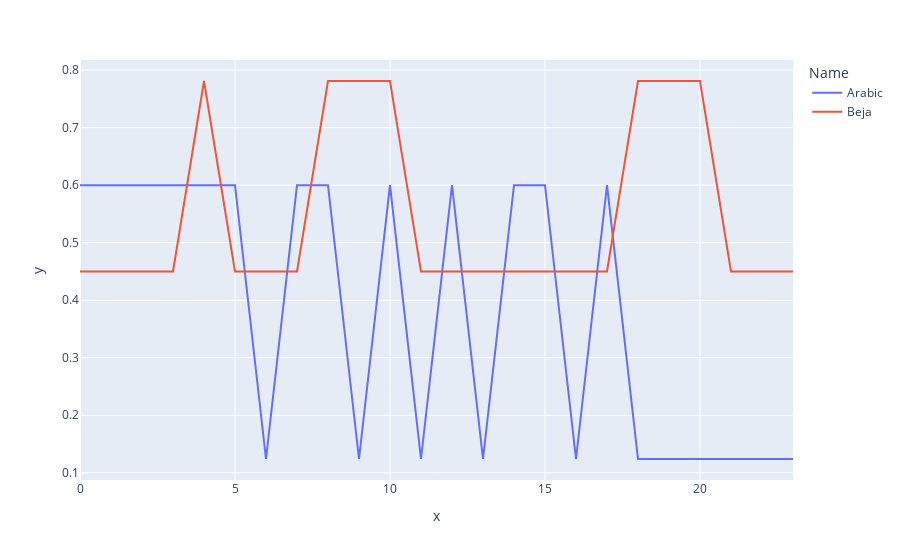

Notebook code cell kept with this figure:
### Code cell
def update_output(family, cat): 
    df_spec = pd.DataFrame(columns = ['Name', 'x', 'y', 'Category'])
    new_lst = structure[family]
    for el in new_lst:
        a = df1.loc[df1['Name'].isin([el])]
        a = a.loc[a['Category'].isin([cat])]
        df_temp = pd.DataFrame(columns = ['Name', 'x', 'y'])
        df_temp['Name'] = a['Name'].tolist()
        df_temp['x'] = a['x'].tolist()
        df_temp['y'] = a['y'].tolist()
        df_temp['Category'] = a['Category'].tolist()
        frames = [df_spec, df_temp]
        df_spec = pd.concat(frames)
    print(df_spec.head())
    print(df_spec['Name'].unique().tolist())
    if len(df_spec['Name'].unique().tolist()) > 2:

        curves = {}

        for index, raw in df_spec.iterrows():
            if raw['Category'] not in curves.keys():
                curves[raw['Category']] = {}
            if raw['Name'] not in curves[raw['Category']].keys():
                curves[raw['Category']][raw['Name']] = []
            point = (raw['x'], raw['y'])
            curves[raw['Category']][raw['Name']].append(point)

        distances = {}
        distances[cat] = {}
        nam_line = list(curves[cat].keys())
        for b in range(len(curves[cat].keys())):
            nam_line_spec = list(curves[cat].keys())
            del nam_line_spec[b]
            line_1 = curves[cat][nam_line[b]]
            lang_1 = nam_line[b]
            for name in nam_line_spec:
                line_2 = curves[cat][name]
                lang_2 = name
                compar_name1 = f'{lang_1}:{lang_2}'
                compar_name2 = f'{lang_2}:{lang_1}'
                if compar_name1 and compar_name2 not in distances[cat].keys():
                    distances[cat][compar_name1] = frechet_distance(line_1, line_2)

        distances = dict(sorted(distances[cat].items(), key=lambda x: -x[1], reverse=True))
        print(distances)
        compar_distances2 = {}
        count = 0
        dist_len = 0.8*len(distances.keys())
        pattern2 = int()
        for k in distances.keys():
            count += 1
            if pattern2 == 0:
                pattern2 =  800*distances[k]
            n = k.index(':')
            lang1 = k[0:n]
            lang2 = k[n+1:]
            if distances[k] <= pattern2:
                if count <= dist_len:
                    if lang1 not in compar_distances2.keys():
                        compar_distances2[lang1] = []
                        compar_distances2[lang1].append(lang1)
                        compar_distances2[lang1].append(lang2)
                    else:
                        if lang2 not in compar_distances2[lang1]:
                            compar_distances2[lang1].append(lang2)
                    if lang2 not in compar_distances2.keys():
                        compar_distances2[lang2] = []
                        compar_distances2[lang2].append(lang2)
                        compar_distances2[lang2].append(lang1)
                    else:
                        if lang1 not in compar_distances2[lang2]:
                            compar_distances2[lang2].append(lang1)
        compar_distances2 = dict(sorted(compar_distances2.items(), key=lambda item: len(item[1])))
        [last] = collections.deque(compar_distances2, maxlen=1)
        need_lang = compar_distances2[last]
        if len(need_lang) >= 6:
            need_lang = need_lang[:6]

        df_spec3 = pd.DataFrame(columns = ['Name', 'x', 'y', 'Categores'])
        for el in need_lang:
            if el not in df_spec3['Name']:
                a = df_spec.loc[df_spec['Name'].isin([el])]
                a = a.loc[a['Category'].isin([cat])]
                df_temp = pd.DataFrame(columns = ['Name', 'x', 'y', 'Category'])
                df_temp['Name'] = a['Name'].tolist()
                df_temp['x'] = a['x'].tolist()
                df_temp['y'] = a['y'].tolist()
                df_temp['Category'] = a['Category'].tolist()
                frames = [df_spec3, df_temp]
                df_spec3 = pd.concat(frames)

        fig = px.line(df_spec3, x = 'x', y = 'y', color='Name')
    else:
        df_spec = pd.DataFrame(columns = ['Name', 'x', 'y', 'Category'])
        lst = all_layers_lang_middle.keys()
        new_lst = structure[family]
        if new_lst:
            for el in new_lst:
                a = df1.loc[df1['Name'].isin([el])]
                a = a.loc[a['Category'].isin([cat])]
                df_temp = pd.DataFrame(columns = ['Name', 'x', 'y'])
                df_temp['Name'] = a['Name'].tolist()
                df_temp['x'] = a['x'].tolist()
                df_temp['y'] = a['y'].tolist()
                df_temp['Category'] = a['Category'].tolist()
                frames = [df_spec, df_temp]
                df_spec = pd.concat(frames)
        fig = px.line(df_spec, x = 'x', y = 'y', color='Name')
    return fig
update_output('Afro-Asiatic', 'Aspect')

### Figure 1 — Plotly figure (JSON) as saved in the notebook; plotly's stock layout.template omitted (floating-point values rounded to 4 significant figures)
{"data": [{"hovertemplate": "Name=Arabic<br>x=%{x}<br>y=%{y}<extra></extra>", "legendgroup": "Arabic", "line": {"color": "#636efa", "dash": "solid"}, "marker": {"symbol": "circle"}, "mode": "lines", "name": "Arabic", "orientation": "v", "showlegend": true, "type": "scatter", "x": [0, 1, 2, 3, 4, 5, 6, 7, 8, 9, 10, 11, 12, 13, 14, 15, 16, 17, 18, 19, 20, 21, 22, 23], "xaxis": "x", "y": [0.6, 0.6, 0.6, 0.6, 0.6, 0.6, 0.124, 0.6, 0.6, 0.124, 0.6, 0.124, 0.6, 0.124, 0.6, 0.6, 0.124, 0.6, 0.124, 0.124, 0.124, 0.124, 0.124, 0.124], "yaxis": "y"}, {"hovertemplate": "Name=Beja<br>x=%{x}<br>y=%{y}<extra></extra>", "legendgroup": "Beja", "line": {"color": "#EF553B", "dash": "solid"}, "marker": {"symbol": "circle"}, "mode": "lines", "name": "Beja", "orientation": "v", "showlegend": true, "type": "scatter", "x": [0, 1, 2, 3, 4, 5, 6, 7, 8, 9, 10, 11, 12, 13, 14, 15, 16, 17, 18, 19, 20, 21, 22, 23], "xaxis": "x", "y": [0.45, 0.45, 0.45, 0.45, 0.781, 0.45, 0.45, 0.45, 0.781, 0.781, 0.781, 0.45, 0.45, 0.45, 0.45, 0.45, 0.45, 0.45, 0.781, 0.781, 0.781, 0.45, 0.45, 0.45], "yaxis": "y"}], "layout": {"legend": {"title": {"text": "Name"}, "tracegroupgap": 0}, "margin": {"t": 60}, "xaxis": {"anchor": "y", "domain": [0, 1], "title": {"text": "x"}}, "yaxis": {"anchor": "x", "domain": [0, 1], "title": {"text": "y"}}}}
